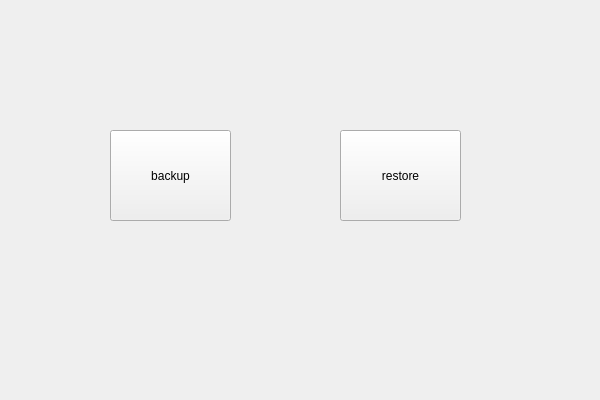
<?xml version="1.0" encoding="UTF-8"?>
<ui version="4.0">
 <class>Qt_backupClass</class>
 <widget class="QWidget" name="Qt_backupClass">
  <property name="geometry">
   <rect>
    <x>0</x>
    <y>0</y>
    <width>600</width>
    <height>400</height>
   </rect>
  </property>
  <property name="windowTitle">
   <string>Qt_backup</string>
  </property>
  <widget class="QPushButton" name="backup">
   <property name="geometry">
    <rect>
     <x>110</x>
     <y>130</y>
     <width>121</width>
     <height>91</height>
    </rect>
   </property>
   <property name="text">
    <string>backup</string>
   </property>
  </widget>
  <widget class="QPushButton" name="restore">
   <property name="geometry">
    <rect>
     <x>340</x>
     <y>130</y>
     <width>121</width>
     <height>91</height>
    </rect>
   </property>
   <property name="text">
    <string>restore</string>
   </property>
  </widget>
 </widget>
 <layoutdefault spacing="6" margin="11"/>
 <resources>
  <include location="Qt_backup.qrc"/>
 </resources>
 <connections/>
</ui>
